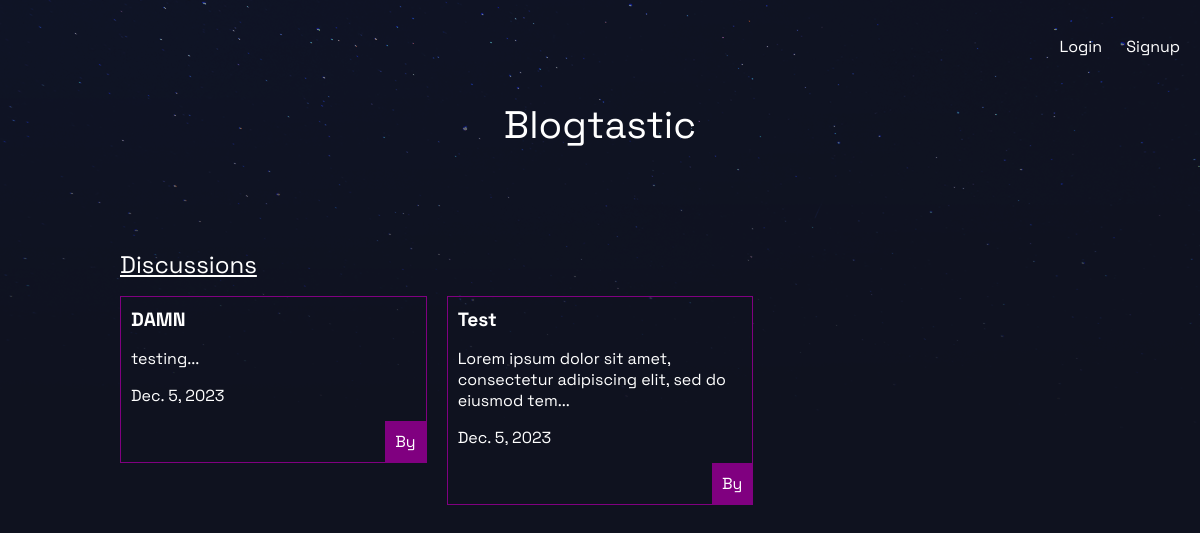
/articles/, run on an earlier commit of the app's database.
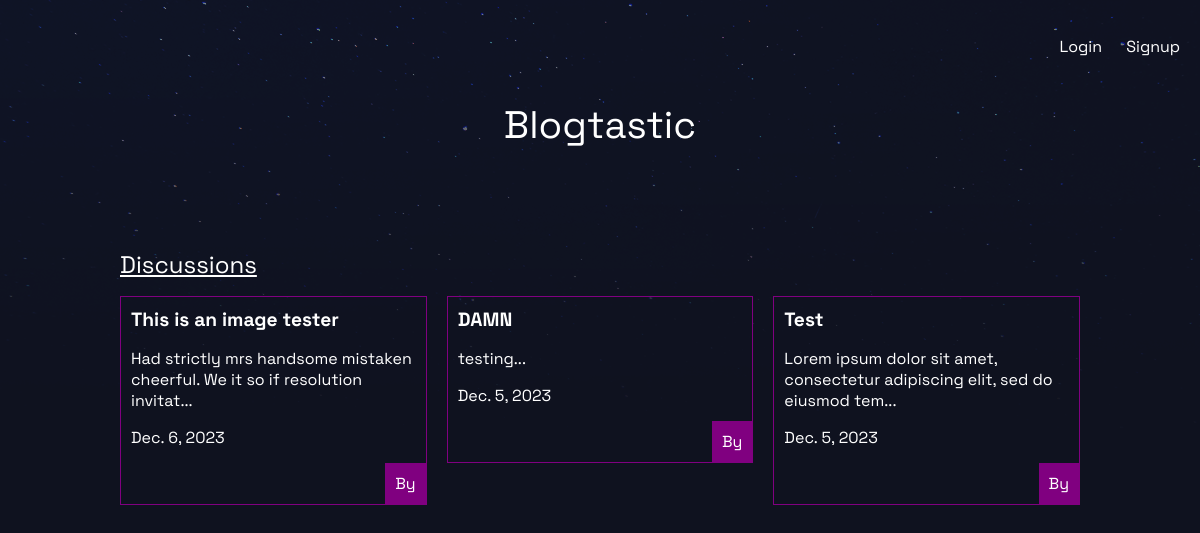
And on a later commit of the database.
### articles/models.py (models this page shows, shortened)
class Article(models.Model):
    title = models.CharField(max_length=200)
    slug = models.SlugField()
    body = models.TextField()
    date = models.DateField(auto_now_add=True)
    thumb = models.ImageField(default="default.png", upload_to="thumbnails")
    author = models.ForeignKey(User, on_delete=models.CASCADE, default=None)
    def snippet(self):
        return self.body[:75] + "..."

### articles/views.py (the view)
# urls.py: path("", article_views.article_list, name="home"),
def article_list(request):
    articles = Article.objects.all().order_by("-date")
    return render(request, "articles/article_list.html", {"articles": articles})

### articles/templates/articles/article_list.html (shortened to what this page needs)
{% extends "base_layout.html" %} {% block content %}
<h2 class="article-list-title">
  <u>Discussions</u>
</h2>
<div class="articles">
  {% for article in articles %}
  <a href="{% url 'articles:detail' article.slug %}">
    <div class="article-in-list">
      <h2>{{article.title}}</h2>
      <p>{{article.snippet}}</p>
      <p>{{article.date}}</p>
      <p class="author">By {{article.author}}</p>
    </div>
  </a>
  {% endfor %}
</div>
{% endblock %}

What changed in the data, as far as the page shows it:
added Article: title "This is an image tester", snippet "Had strictly mrs handsome mistaken cheerful. We it so if resolution invitat...", date "Dec. 6, 2023"
